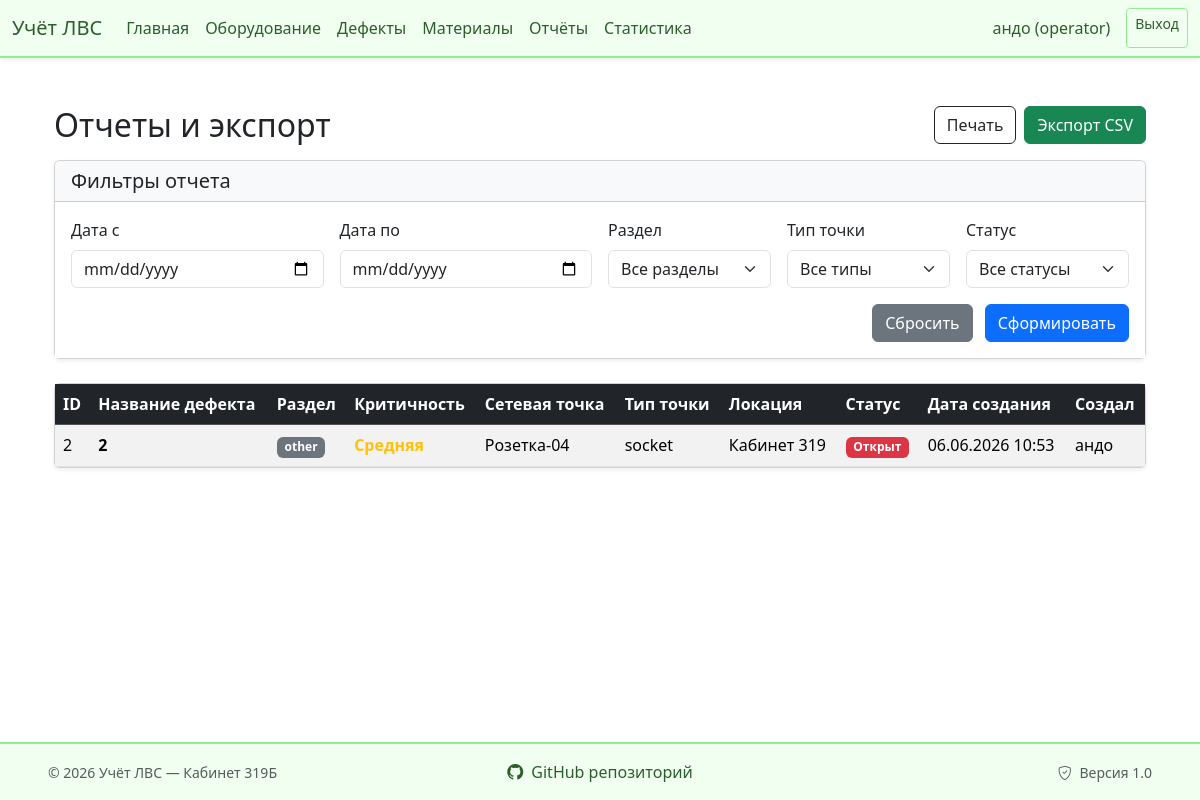
Page /superproject/controllers/report.controller.php (signed in) on the earlier database version.
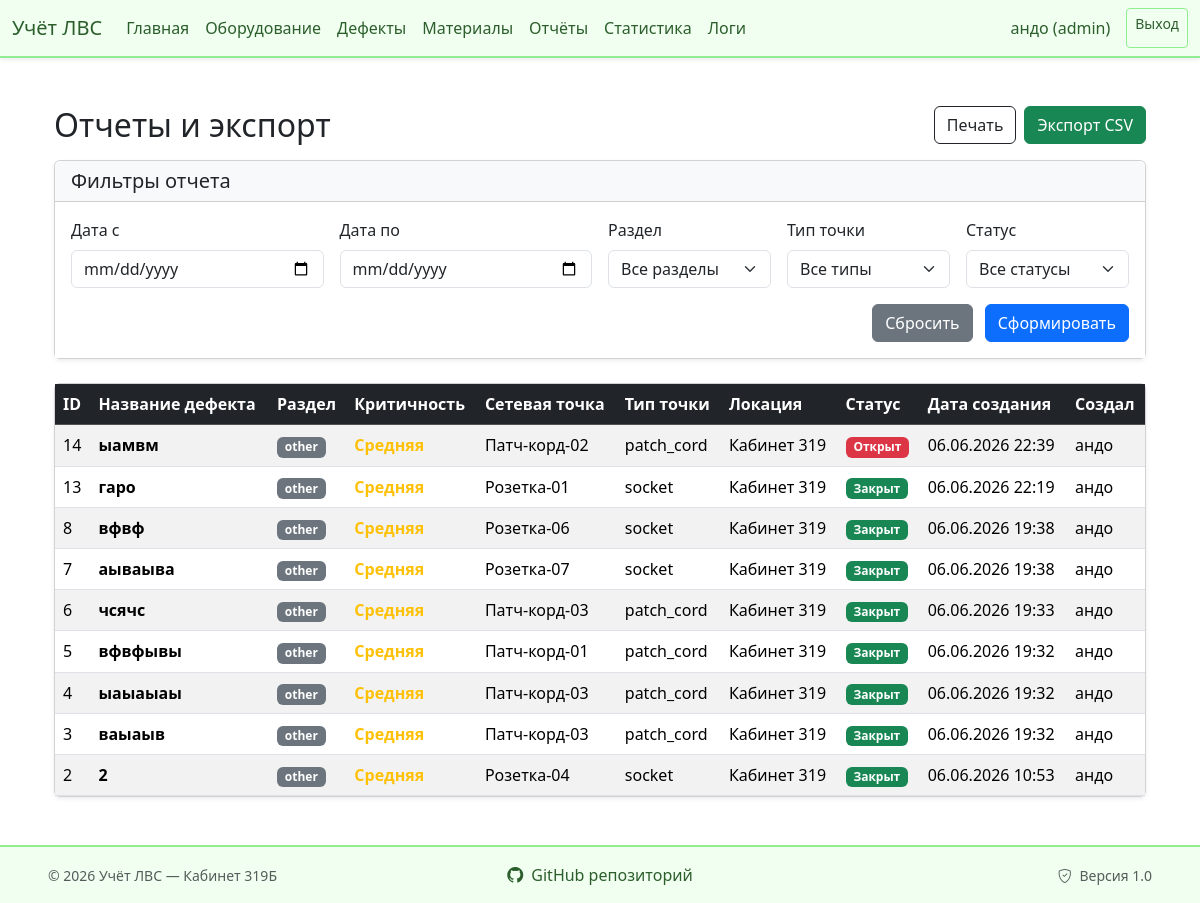
Same page on the later database version.
### tables this page shows
CREATE TABLE `defects` (
  `id` int(11) NOT NULL,
  `title` varchar(255) NOT NULL,
  `point_id` int(11) NOT NULL,
  `category` varchar(50) DEFAULT NULL,
  `severity` enum('high','medium','low') DEFAULT 'medium',
  `description` text NOT NULL,
  `photo_path` varchar(255) DEFAULT NULL,
  `status` enum('open','in_progress','closed') DEFAULT 'open',
  `created_by` int(11) DEFAULT NULL,
  `created_at` timestamp NULL DEFAULT CURRENT_TIMESTAMP
);

CREATE TABLE `network_points` (
  `id` int(11) NOT NULL,
  `label` varchar(20) NOT NULL,
  `type` enum('socket','switch','cable_run','patch_cord') NOT NULL,
  `location_id` int(11) DEFAULT NULL,
  `location_end_id` int(11) DEFAULT NULL,
  `status` enum('active','defect','decommissioned') DEFAULT 'active',
  `last_check` date DEFAULT NULL
);

CREATE TABLE `locations` (
  `id` int(11) NOT NULL,
  `name` varchar(100) NOT NULL,
  `type` enum('room','rack','workspace','other') DEFAULT 'room',
  `room_number` varchar(10) DEFAULT '319Б'
);

CREATE TABLE `users` (
  `id` int(11) NOT NULL,
  `login` varchar(50) NOT NULL,
  `password_hash` varchar(255) NOT NULL,
  `role` enum('admin','operator') DEFAULT 'operator'
);

### superproject/controllers/report.controller.php (called while the page is built, shortened)
<?php
require_once '../db/connectDB.php';
require_once '../models/report.model.php';
$date_from = isset($_GET['date_from']) ? $_GET['date_from'] : '';
$date_to = isset($_GET['date_to']) ? $_GET['date_to'] : '';
$category = isset($_GET['category']) ? $_GET['category'] : 'all';
$point_type = isset($_GET['point_type']) ? $_GET['point_type'] : 'all';
$status = isset($_GET['status']) ? $_GET['status'] : 'all';
$records = getFilteredDefects($pdo, $date_from, $date_to, $category, $point_type, $status);
include '../views/report.view.php';

### superproject/models/report.model.php (called while the page is built, shortened)
<?php
function getFilteredDefects($pdo, $date_from, $date_to, $category, $point_type, $status) {
    $sql = "SELECT defects.*, network_points.label AS point_label, network_points.type AS point_type, locations.name AS location_name, users.login AS creator_login
            FROM defects
            LEFT JOIN network_points ON defects.point_id = network_points.id
            LEFT JOIN locations ON network_points.location_id = locations.id
            LEFT JOIN users ON defects.created_by = users.id
            WHERE 1=1";
    $params = [];
    $sql .= " ORDER BY defects.created_at DESC";
    $stmt = $pdo->prepare($sql);
    $stmt->execute($params);
    return $stmt->fetchAll(PDO::FETCH_ASSOC);
}

### superproject/views/report.view.php (the view, shortened to what the changed rows need)
<!DOCTYPE html>
<html lang="ru">
<head>
    <link href="https://cdn.jsdelivr.net/npm/bootstrap@5.3.3/dist/css/bootstrap.min.css" rel="stylesheet">
    <link rel="stylesheet" href="https://cdn.jsdelivr.net/npm/bootstrap-icons@1.11.3/font/bootstrap-icons.min.css">
</head>
<body>
<?php include __DIR__ . '/components/header.view.php'; ?>
<div class="container mt-4">
    <div class="d-flex justify-content-between align-items-center mb-3">
        <h2 class="mb-0">Отчеты и экспорт</h2>
    </div>
    <div class="card shadow-sm mb-5">
        <div class="card-body p-0">
            <?php if (!empty($records)): ?>
                <div class="table-responsive">
                    <table class="table table-hover table-striped align-middle mb-0">
                        <thead class="table-dark">
                            <tr>
                                <th>ID</th>
                                <th>Название дефекта</th>
                                <th>Раздел</th>
                                <th>Критичность</th>
                                <th>Сетевая точка</th>
                                <th>Тип точки</th>
                                <th>Локация</th>
                                <th>Статус</th>
                                <th>Дата создания</th>
                                <th>Создал</th>
                            </tr>
                        </thead>
                        <tbody>
                            <?php foreach ($records as $row): ?>
                                <tr>
                                    <td><?= $row['id'] ?></td>
                                    <td><strong><?= htmlspecialchars($row['title']) ?></strong></td>
                                    <td><span class="badge bg-secondary"><?= htmlspecialchars($row['category']) ?></span></td>
                                    <td>
                                        <?php if ($row['severity'] === 'high'): ?>
                                            <span class="text-danger fw-bold">Высокая</span>
                                        <?php elseif ($row['severity'] === 'medium'): ?>
                                            <span class="text-warning fw-bold">Средняя</span>
                                        <?php else: ?>
                                            <span class="text-success">Низкая</span>
                                        <?php endif; ?>
                                    </td>
                                    <td><?= htmlspecialchars($row['point_label'] ?? '—') ?></td>
                                    <td><?= htmlspecialchars($row['point_type'] ?? '—') ?></td>
                                    <td><?= htmlspecialchars($row['location_name'] ?? '—') ?></td>
                                    <td>
                                        <?php if ($row['status'] === 'open'): ?>
                                            <span class="badge bg-danger">Открыт</span>
                                        <?php elseif ($row['status'] === 'in_progress'): ?>
                                            <span class="badge bg-warning text-dark">В работе</span>
                                        <?php else: ?>
                                            <span class="badge bg-success">Закрыт</span>
                                        <?php endif; ?>
                                    </td>
                                    <td><?= date('d.m.Y H:i', strtotime($row['created_at'])) ?></td>
                                    <td><?= htmlspecialchars($row['creator_login'] ?? '—') ?></td>
                                </tr>
                            <?php endforeach; ?>
                        </tbody>
                    </table>
                </div>
            <?php else: ?>
                <div class="p-4 text-center text-muted">
                    Нет записей по выбранным фильтрам
                </div>
            <?php endif; ?>
        </div>
    </div>
</div>
<?php include __DIR__ . '/components/footer.view.php'; ?>
</body>
</html>

### superproject/views/components/header.view.php (shortened to what the changed rows need)
<!DOCTYPE html>
<html lang="ru">
<head>
    <link href="https://cdn.jsdelivr.net/npm/bootstrap@5.3.3/dist/css/bootstrap.min.css" rel="stylesheet">
    <link rel="stylesheet" href="https://cdn.jsdelivr.net/npm/bootstrap-icons@1.11.3/font/bootstrap-icons.min.css">
    <link rel="stylesheet" href="/superproject/css/main.css">
    <link rel="stylesheet" href="/superproject/css/index.css">
    <link rel="stylesheet" href="/superproject/css/report.css">
    <link rel="stylesheet" href="/superproject/css/defects.css">
</head>
<body>
<nav class="navbar navbar-expand-lg navbar-salad shadow-sm">
    <div class="container-fluid">
        <div class="collapse navbar-collapse" id="navbarSalad">
            <ul class="navbar-nav me-auto mb-2 mb-lg-0">
                <?php if (isset($_SESSION['user']) && $_SESSION['user']['role'] === 'admin'): ?>
                    <li class="nav-item">
                        <a class="nav-link" href="<?= BASE_URL ?>controllers/logs.controller.php">Логи</a>
                    </li>
                <?php endif; ?>
            </ul>
            <div class="d-flex">
                <?php if (isset($_SESSION['user'])): ?>
                    <span class="navbar-text me-3">
                         <?= htmlspecialchars($_SESSION['user']['login']) ?>
                        (<?= htmlspecialchars($_SESSION['user']['role']) ?>)
                    </span>
                    <a href="<?= BASE_URL ?>controllers/logout.controller.php" class="btn btn-salad-outline btn-sm">Выход</a>
                <?php else: ?>
                    <a href="<?= BASE_URL ?>controllers/login.controller.php" class="btn btn-salad-outline me-2 btn-sm">Вход</a>
                    <a href="<?= BASE_URL ?>controllers/register.controller.php" class="btn btn-salad btn-sm">Регистрация</a>
                <?php endif; ?>
            </div>
        </div>
    </div>
</nav>
<div class="container mt-4">

Differences in the rows shown:
added defects: id "14", title "ыамвм", category "other", severity "Средняя", point.label "Патч-корд-02", point.type "patch_cord", locations.name "Кабинет 319", status "Открыт", created_at "06.06.2026 22:39", created_by.login "андо"
added defects: id "13", title "гаро", category "other", severity "Средняя", point.label "Розетка-01", point.type "socket", locations.name "Кабинет 319", status "Закрыт", created_at "06.06.2026 22:19", created_by.login "андо"
added defects: id "8", title "вфвф", category "other", severity "Средняя", point.label "Розетка-06", point.type "socket", locations.name "Кабинет 319", status "Закрыт", created_at "06.06.2026 19:38", created_by.login "андо"
added defects: id "7", title "аываыва", category "other", severity "Средняя", point.label "Розетка-07", point.type "socket", locations.name "Кабинет 319", status "Закрыт", created_at "06.06.2026 19:38", created_by.login "андо"
added defects: id "6", title "чсячс", category "other", severity "Средняя", point.label "Патч-корд-03", point.type "patch_cord", locations.name "Кабинет 319", status "Закрыт", created_at "06.06.2026 19:33", created_by.login "андо"
added defects: id "5", title "вфвфывы", category "other", severity "Средняя", point.label "Патч-корд-01", point.type "patch_cord", locations.name "Кабинет 319", status "Закрыт", created_at "06.06.2026 19:32", created_by.login "андо"
added defects: id "4", title "ыаыаыаы", category "other", severity "Средняя", point.label "Патч-корд-03", point.type "patch_cord", locations.name "Кабинет 319", status "Закрыт", created_at "06.06.2026 19:32", created_by.login "андо"
added defects: id "3", title "ваыаыв", category "other", severity "Средняя", point.label "Патч-корд-03", point.type "patch_cord", locations.name "Кабинет 319", status "Закрыт", created_at "06.06.2026 19:32", created_by.login "андо"
changed defects "Розетка-04": status "Открыт" → "Закрыт"
Other differences:
$_SESSION['user']['role']: "operator" → "admin"
text now shown: "Логи"
